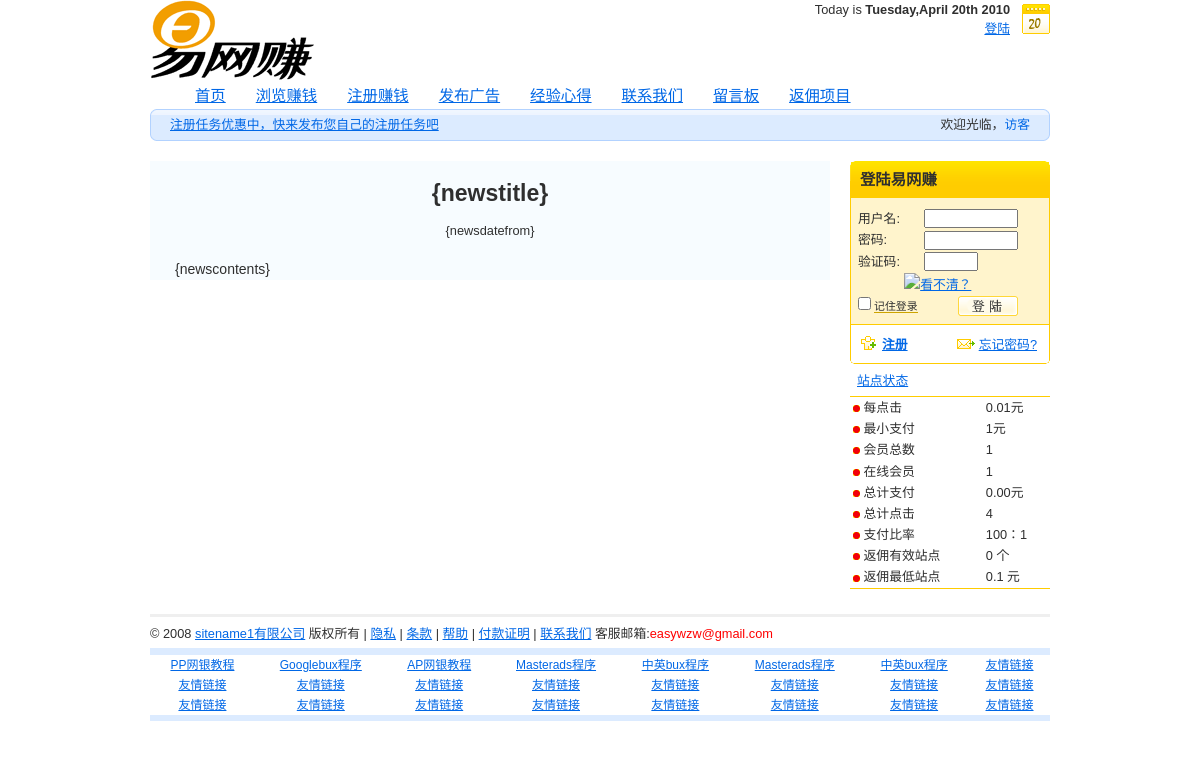
The app's page /news/temp/newstemplate.php with its own data.
### tables this page shows
CREATE TABLE IF NOT EXISTS `tb_config` (
  `id` int(11) NOT NULL AUTO_INCREMENT,
  `item` varchar(15) NOT NULL DEFAULT '',
  `howmany` varchar(15) NOT NULL DEFAULT '',
  `price` varchar(150) NOT NULL DEFAULT '',
  `signupvalue` varchar(150) NOT NULL DEFAULT '',
  KEY `id` (`id`)
);

CREATE TABLE IF NOT EXISTS `tb_common` (
  `id` int(11) NOT NULL AUTO_INCREMENT,
  `itemid` varchar(50) DEFAULT NULL,
  `value` varchar(150) DEFAULT NULL,
  `time` varchar(35) DEFAULT NULL,
  KEY `id` (`id`)
);

CREATE TABLE IF NOT EXISTS `tb_site` (
  `id` varchar(11) NOT NULL DEFAULT '',
  `sitename` varchar(30) NOT NULL DEFAULT '',
  `sitepp` varchar(30) NOT NULL DEFAULT '',
  KEY `id` (`id`)
);

### sitestats.php (the view, shortened to what this page needs)
<?php
$checkpemail = mysql_query("SELECT id FROM tb_users");
$pemail_exist = mysql_num_rows($checkpemail);
$sqryvar="Select sum(amount) from tb_history";
$iqryvar=mysql_query($sqryvar);
$tot1=mysql_result($iqryvar,0,0);
$totals=$tot1;
if ($totals==''){
	$totalpaid='0.00';
} else{
	$totalpaid=$tot1;
}
$sqryvar="Select sum(visits) from tb_users";
$iqryvar=mysql_query($sqryvar);
$tot1=mysql_result($iqryvar,0,0);
$clickserved=$tot1;
?>
        <div class="tabs-sidebar box">
          <ul id="switch">
            <li><a href="#tab-01"><span style="line-height:30px;">站点状态</span></a></li>
          </ul>
        </div>
<table width="100%"  class="nom_sitestats">
<tr>
<td>
<img border="0" src="images/bullet2.gif" width="7" height="7"  align="absmiddle" > 每点击 </td>
<td><?php include('config.php');
		$sql = "SELECT * FROM tb_config WHERE item='click' and howmany='1'";
		$result = mysql_query($sql);
		$row = mysql_fetch_array($result);
		echo $row["price"];
		mysql_close($con);?>元</td>
</tr>
<tr>
<td>
<img border="0" src="images/bullet2.gif" width="7" height="7"  align="absmiddle" > 最小支付</td>
<td><?php include('config.php');
				$sql = "SELECT * FROM tb_config WHERE item='payment' and howmany='1'";
				$result = mysql_query($sql);
				$row = mysql_fetch_array($result);
				echo $row["price"];
			?>元</td>
</tr>
<tr>
<td>
<img border="0" src="images/bullet2.gif" width="7" height="7"  align="absmiddle" > 会员总数</td>
<td><?php echo $pemail_exist; ?></td>
</tr>
<tr>
<td>
<img border="0" src="images/bullet2.gif" width="7" height="7"  align="absmiddle" > 在线会员</td>
<td><?php include("onlinesql.php"); ?></td>
</tr>
<tr>
<td>
<img border="0" src="images/bullet2.gif" width="7" height="7"  align="absmiddle" > 总计支付</td>
<td><?php echo $totalpaid?>元</td>
</tr>
<tr>
<td>
<img border="0" src="images/bullet2.gif" width="7" height="7"  align="absmiddle" > 总计点击</td>
<td><?php echo $clickserved?></td>
</tr>
<tr>
<td>
<img border="0" src="images/bullet2.gif" width="7" height="7"  align="absmiddle" > 支付比率</td>
<td>100：1</td>
</tr>
<tr>
<td>
<img border="0" src="images/bullet2.gif" width="7" height="7"  align="absmiddle" > 返佣有效站点</td>
<td><?php include('config.php');
								$result =mysql_query("SELECT * FROM tb_back_site WHERE site_status!='停止'");
								$row = mysql_num_rows($result); echo $row; mysql_close($con);?>&nbsp;个</td>
</tr>
<tr>
<td>
<img border="0" src="images/bullet2.gif" width="7" height="7"  align="absmiddle" > 返佣最低站点</td>
<td><?php include('config.php');
								$result =mysql_query("SELECT * FROM tb_common WHERE itemid='leastpay'");
								$row = mysql_fetch_array($result); echo $row["value"];?>&nbsp;元</td>
</tr>
</table>

### sitename.php (shortened to what this page needs)
<?php
$sql = "SELECT * FROM tb_site WHERE id='1'";
$result = mysql_query($sql);
$row = mysql_fetch_array($result);
echo $row["sitename"];
?>

### css/main.css (style rules this page uses)
* { margin:0; padding:0; }
body, div, span, p, a, img, ul, ol, li, table, caption, tbody, tfoot, tr, th, td, form, fieldset, legend, label, dl, dt, dd, blockquote, applet, object, h1, h2, h3, h4, h5 { border:0; }
body { padding:35px 0; background:#FFF; font:0.8em/1.5 "arial",sans-serif; color:#2F2F2F; text-align:center;font-family:Verdana,Geneva,sans-serif; }
a { color:#0067E6; }
table { margin:5px 0; border-collapse:collapse; border-spacing:0; font-size:100%; }
th, td { padding:3px 5px; }
#hp_dailytable th, td { padding:1px 3px; }
ul, ol { display:block; margin:15px 0 15px 30px; }
li { display:list-item; }
.box { min-height:1px; }
.box:after { display:block; visibility:hidden; clear:both; line-height:0; font-size:0; content:"."; }
.nom_sitestats { margin:0; border-bottom:1px solid #FFCC00; margin-bottom:10px; }
.tabs-sidebar { border-bottom:1px solid #FFCC00; }
.tabs-sidebar ul { margin:0; padding:0; list-style:none; }
.tabs-sidebar ul li { display:inline; margin:0; padding:0; }
.tabs-sidebar ul li a { float:left; margin:0; padding:0 0 0 7px; text-align:center; cursor:pointer; }
.tabs-sidebar ul li a span { float:left; display:block; padding:0 7px 0 0; line-height:35px; vertical-align:middle; text-decoration:underline; }

### css/print.css (style rules this page uses)
body { margin:0; padding:0; border:0; font-size:12pt; }
table { width:100%; border-collapse:collapse; border-spacing:0; border-top:0.5pt solid #000; }
th, td { display:table-cell; border-bottom:0.5pt solid #000; }
ul, ol, dl { page-break-before:avoid }

### records on screen
tb_config: price "0.01"
tb_config: price "1"
tb_common: value "0.1"
tb_site: sitename "sitename1"

### other values on screen
$today["weekday"] "Tuesday"
$today["month"] "April"
$today["year"] "2010"
$pemail_exist "1"
$uo_count[0] "1"
$totalpaid "0.00"
$clickserved "4"
$row "0"
